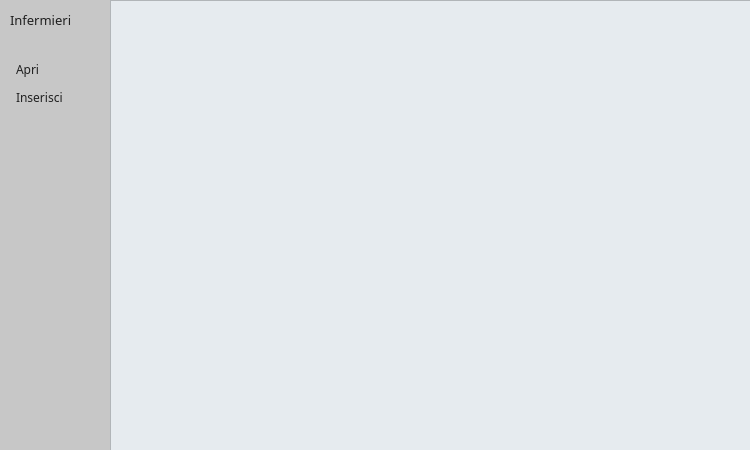
<?xml version="1.0" encoding="UTF-8"?>
<ui version="4.0">
 <class>ProntoSoccorso</class>
 <widget class="QWidget" name="ProntoSoccorso">
  <property name="geometry">
   <rect>
    <x>0</x>
    <y>0</y>
    <width>750</width>
    <height>450</height>
   </rect>
  </property>
  <property name="minimumSize">
   <size>
    <width>750</width>
    <height>450</height>
   </size>
  </property>
  <property name="maximumSize">
   <size>
    <width>750</width>
    <height>450</height>
   </size>
  </property>
  <property name="windowTitle">
   <string>Form</string>
  </property>
  <property name="styleSheet">
   <string notr="true">background-color: rgb(199, 199, 199);</string>
  </property>
  <widget class="QListView" name="listView">
   <property name="geometry">
    <rect>
     <x>110</x>
     <y>0</y>
     <width>641</width>
     <height>451</height>
    </rect>
   </property>
   <property name="cursor" stdset="0">
    <cursorShape>PointingHandCursor</cursorShape>
   </property>
   <property name="styleSheet">
    <string notr="true">background-color: rgb(230, 235, 239);
color: rgb(32, 32, 32);</string>
   </property>
  </widget>
  <widget class="QPushButton" name="ButtonApri">
   <property name="geometry">
    <rect>
     <x>6</x>
     <y>57</y>
     <width>95</width>
     <height>25</height>
    </rect>
   </property>
   <property name="font">
    <font>
     <family>Montserrat SemiBold</family>
     <weight>50</weight>
     <bold>false</bold>
    </font>
   </property>
   <property name="cursor">
    <cursorShape>PointingHandCursor</cursorShape>
   </property>
   <property name="mouseTracking">
    <bool>false</bool>
   </property>
   <property name="layoutDirection">
    <enum>Qt::LeftToRight</enum>
   </property>
   <property name="styleSheet">
    <string notr="true">QPushButton {
padding-left: 10px;
text-align: left;
background-color: rgb(199, 199, 199);
color: rgb(32, 32, 32);
border-radius: 6px;
}
QPushButton:hover {
background-color: rgb(172, 171, 172);
    }
</string>
   </property>
   <property name="text">
    <string>Apri</string>
   </property>
   <property name="icon">
    <iconset>
     <normaloff>../../../../../../../../OneDrive/Università/Secondo anno/ingegneria del software/Pronto soccorso/MATERIALE/IconaApri.png</normaloff>../../../../../../../../OneDrive/Università/Secondo anno/ingegneria del software/Pronto soccorso/MATERIALE/IconaApri.png</iconset>
   </property>
   <property name="iconSize">
    <size>
     <width>13</width>
     <height>13</height>
    </size>
   </property>
  </widget>
  <widget class="QLabel" name="InfoScheda">
   <property name="geometry">
    <rect>
     <x>10</x>
     <y>10</y>
     <width>100</width>
     <height>20</height>
    </rect>
   </property>
   <property name="font">
    <font>
     <family>Montserrat ExtraBold</family>
     <pointsize>10</pointsize>
     <weight>50</weight>
     <bold>false</bold>
    </font>
   </property>
   <property name="styleSheet">
    <string notr="true">color: rgb(32, 32, 32);</string>
   </property>
   <property name="text">
    <string>Infermieri</string>
   </property>
   <property name="alignment">
    <set>Qt::AlignLeading|Qt::AlignLeft|Qt::AlignVCenter</set>
   </property>
  </widget>
  <widget class="QPushButton" name="ButtonInserisci">
   <property name="geometry">
    <rect>
     <x>6</x>
     <y>85</y>
     <width>95</width>
     <height>25</height>
    </rect>
   </property>
   <property name="font">
    <font>
     <family>Montserrat SemiBold</family>
     <weight>50</weight>
     <bold>false</bold>
    </font>
   </property>
   <property name="cursor">
    <cursorShape>PointingHandCursor</cursorShape>
   </property>
   <property name="styleSheet">
    <string notr="true">QPushButton {
padding-left: 10;
text-align: left;
background-color: rgb(199, 199, 199);
color: rgb(32, 32, 32);
border-radius: 6px;
}
QPushButton:hover {
background-color: rgb(172, 171, 172);
    }
</string>
   </property>
   <property name="text">
    <string>Inserisci</string>
   </property>
   <property name="icon">
    <iconset>
     <normaloff>../../../../../../../../OneDrive/Università/Secondo anno/ingegneria del software/Pronto soccorso/MATERIALE/IconaInserisci 2.png</normaloff>../../../../../../../../OneDrive/Università/Secondo anno/ingegneria del software/Pronto soccorso/MATERIALE/IconaInserisci 2.png</iconset>
   </property>
   <property name="iconSize">
    <size>
     <width>13</width>
     <height>13</height>
    </size>
   </property>
  </widget>
 </widget>
 <resources/>
 <connections/>
</ui>
